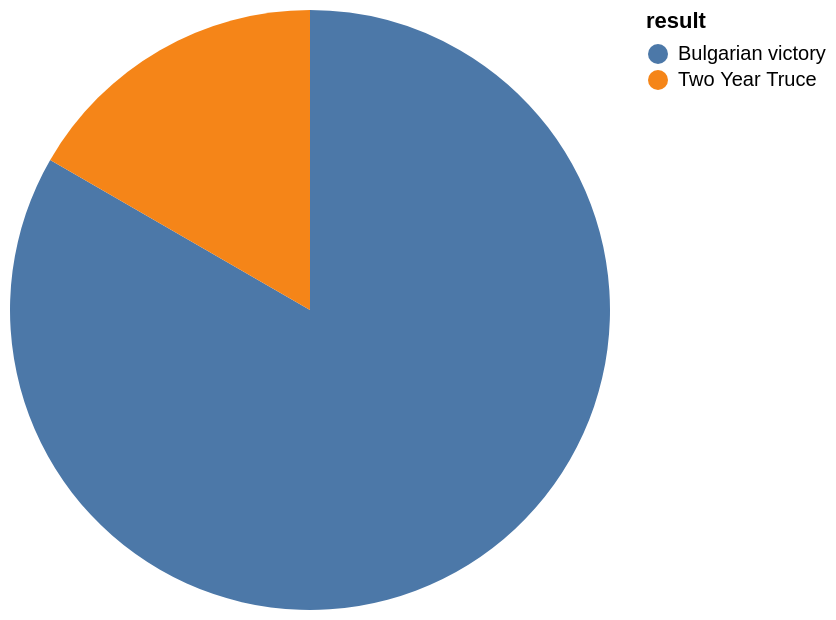

Specify this chart in Vega-Lite:
### Vega-Lite specification from a JSON file in a GitHub repository (floating-point values rounded to 4 significant figures)
{"data": {"values": [{"x_data": "Bulgarian victory", "y_data": 5}, {"x_data": "Two Year Truce", "y_data": 1}]}, "mark": "arc", "encoding": {"theta": {"field": "y_data", "type": "quantitative", "title": "COUNT(result)"}, "color": {"field": "x_data", "type": "nominal", "title": "result"}}}
